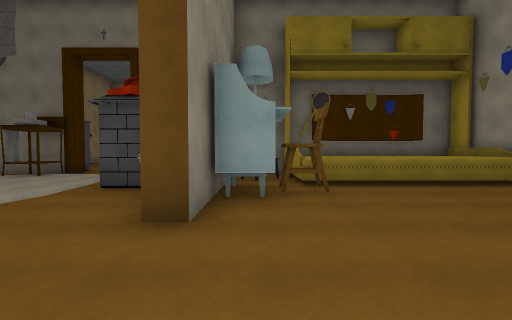
View 1 (above)

17 first-person views from a walk through a 3-D level made in the Unity game engine. The camera is 1.5 m above the floor, tilts 2° down and sees 90° across. The floor is counted in squares, 2 m on a side. Each view is taken from the middle of a square. On the plan, view 1 faces up. The plan holds only what a view shows up to about 9 squares ahead; the rest is blank. The place goes on beyond the plan. The player character is not drawn. Some surface patterns are stand-ins.

View 2
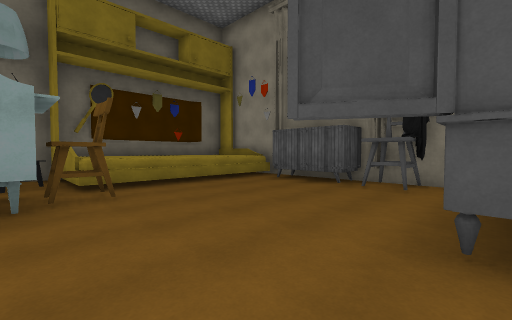

View 3
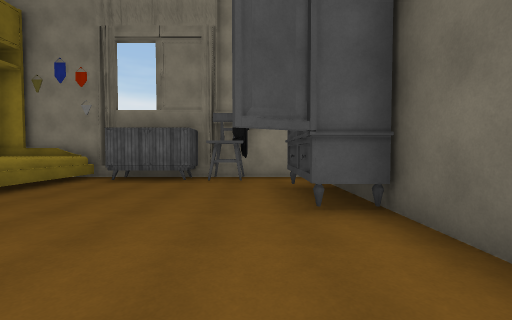

View 4
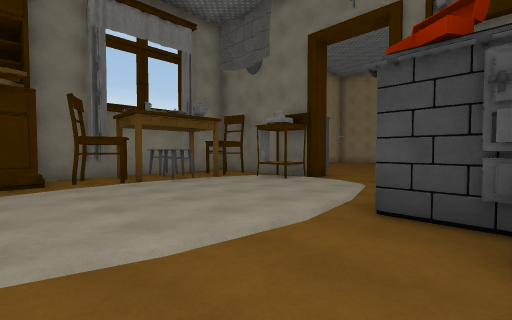

View 5
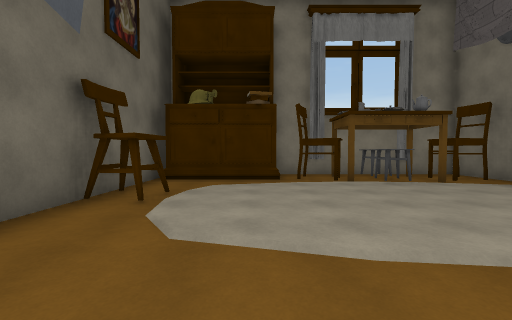

View 6
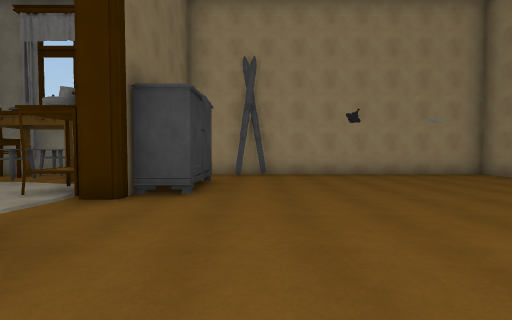

View 7
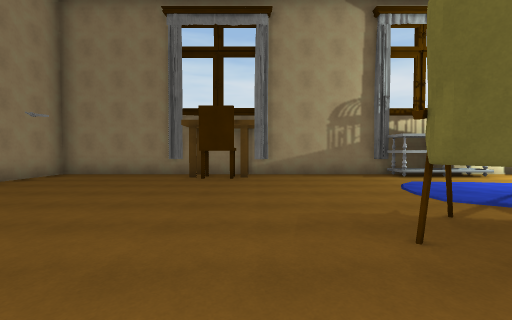

View 8
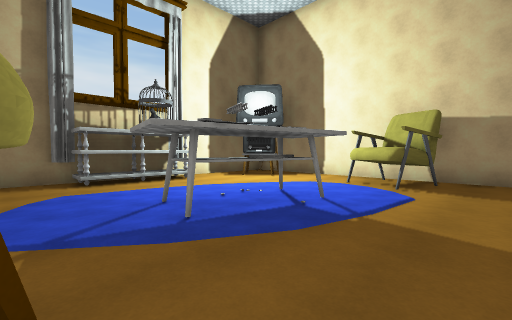

View 9
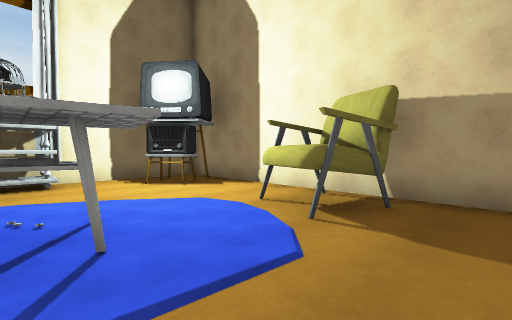

View 10
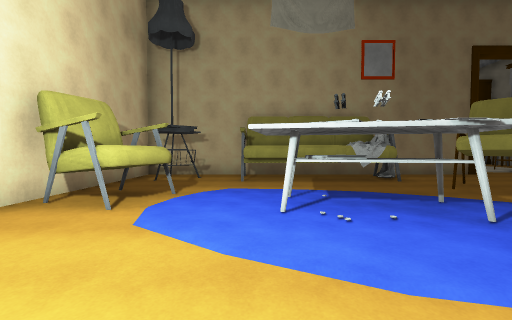

View 11
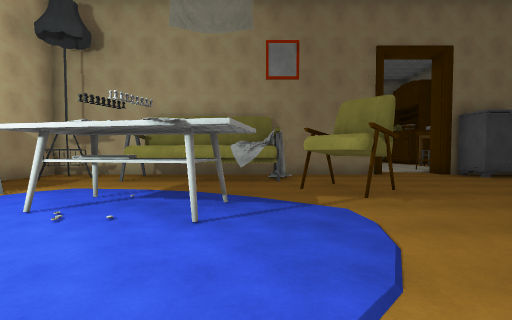

View 12
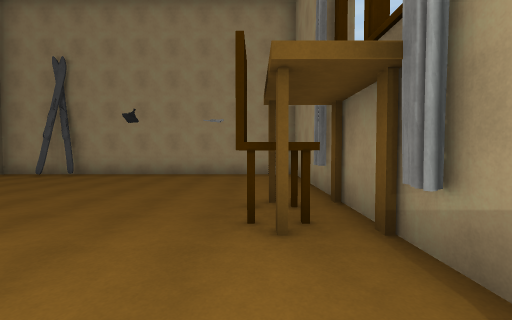

View 13
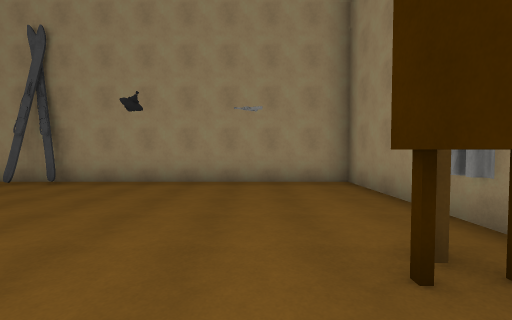

View 14
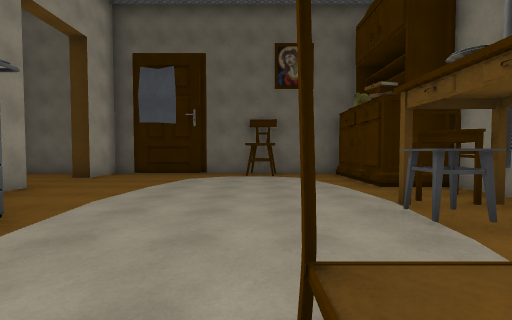

View 15
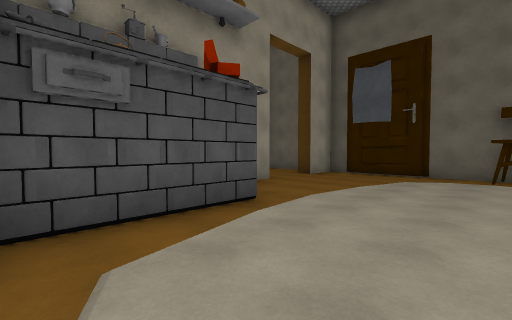

View 16
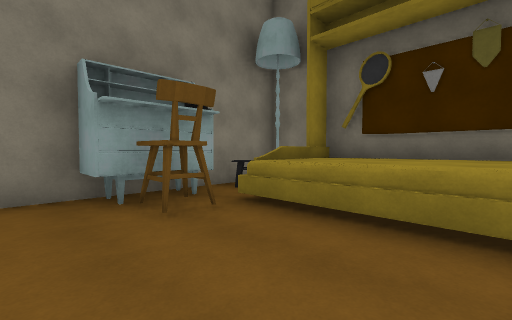

View 17
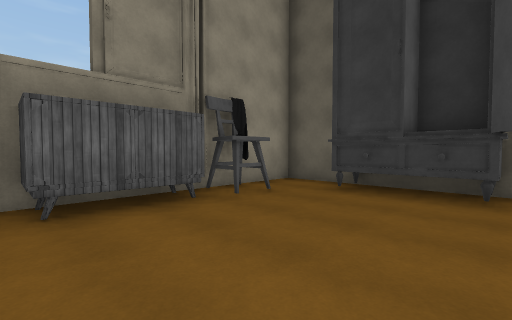

### Floor plan
Key: @ floor where view 1 was taken; # wall or solid block; . floor; ^ raised ledge; S sink; L lamp; R dresser; C cabinet; H chair; T table; E shelf; A armchair; I thing the floor can be seen under or through; F sofa; O other object.
Columns run from 11 left of view 1 to 7 right of it. Each row starts with its distance up from view 1.
 19 ###### #####  #####
 18 #....###...#EE#...#
 17 #....###........O##
 16 #.................#
 15 #.................#
 14 #...........II....#
 13 #...............AA#
 12 #........AA.......#
 11 #O................#
 10 #..CC.....F####.#.#
  9 ## CC#.##..##.....#
  8  #H#S...###L^######
  7 ##H#....# #O^^^^^^#
  6 #.......####^^^^^^#
  5 #.OO....#####.....#
  4 ##HT.....O##.....R#
  3  #H.......#......R#
  2  ##..............##
  1   #...............#
  0   #..#....#@.###..#
 -1   #################

Positions as (right, up) in squares from view 1, and headings:
1: (0, 0), facing up
2: (0, 0), facing up-right
3: (-1, 1), facing right
4: (-2, 2), facing up-left
5: (-2, 2), facing left
6: (-2, 11), facing left
7: (-4, 10), facing up
8: (-1, 11), facing up-right
9: (2, 11), facing up-right
10: (3, 17), facing down
11: (0, 17), facing down
12: (-2, 17), facing left
13: (-4, 16), facing left
14: (-6, 8), facing down
15: (-6, 8), facing down-right
16: (4, 3), facing up-left
17: (2, 5), facing down-right
